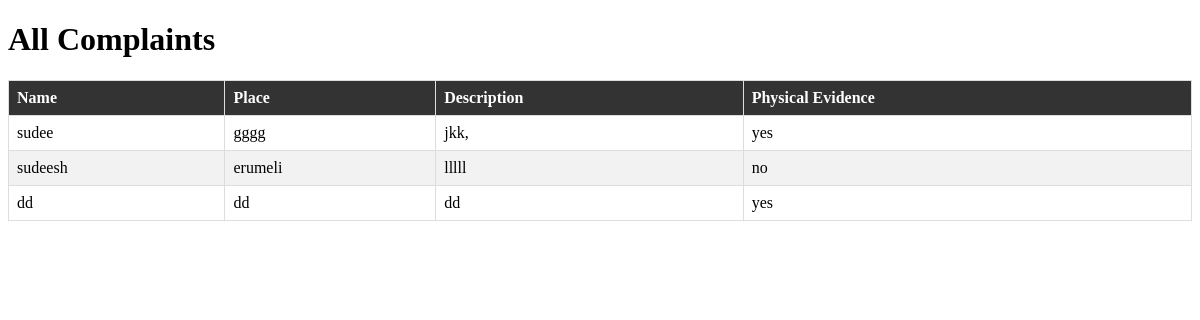
/complaints/, run on an earlier commit of the app's database.
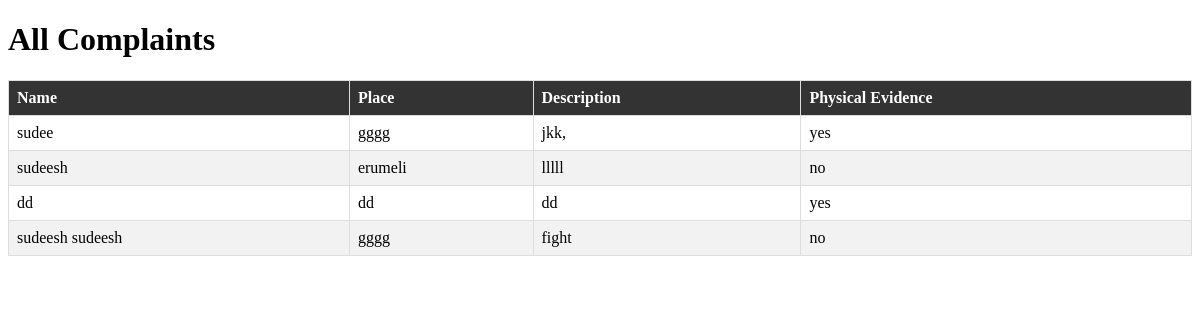
And on a later commit of the database.
### MyApp/models.py (models this page shows, shortened)
class Complaint(models.Model):
    user = models.ForeignKey(User, on_delete=models.CASCADE)
    name = models.CharField(max_length=122)
    place = models.CharField(max_length=122)
    Description= models.CharField(max_length=122)
    PhysicalEvidence= models.CharField(max_length=122)
    fileUpload = models.ImageField(upload_to='evidence', blank=True)

### MyApp/views.py (the view)
# urls.py: path('complaints/', views.complaint_list, name='complaint_list'),
def complaint_list(request):
    complaints = Complaint.objects.all()
    return render(request, 'admin/complaint_list.html', {'complaints': complaints})

### templates/admin/complaint_list.html (shortened to what this page needs)
<!DOCTYPE html>
<html>
<head>
</head>
<body>
    <h1>All Complaints</h1>
    <table class="complaint-table">
        <thead>
            <tr>
                <th>Name</th>
                <th>Place</th>
                <th>Description</th>
                <th>Physical Evidence</th>
            </tr>
        </thead>
        <tbody>
            {% for complaint in complaints %}
                <tr>
                    <td>{{ complaint.name }}</td>
                    <td>{{ complaint.place }}</td>
                    <td>{{ complaint.Description }}</td>
                    <td>{{ complaint.PhysicalEvidence }}</td>
                </tr>
            {% endfor %}
        </tbody>
    </table>
</body>
</html>

What changed in the data, as far as the page shows it:
added Complaint: name "sudeesh sudeesh", place "gggg", Description "fight", PhysicalEvidence "no"
